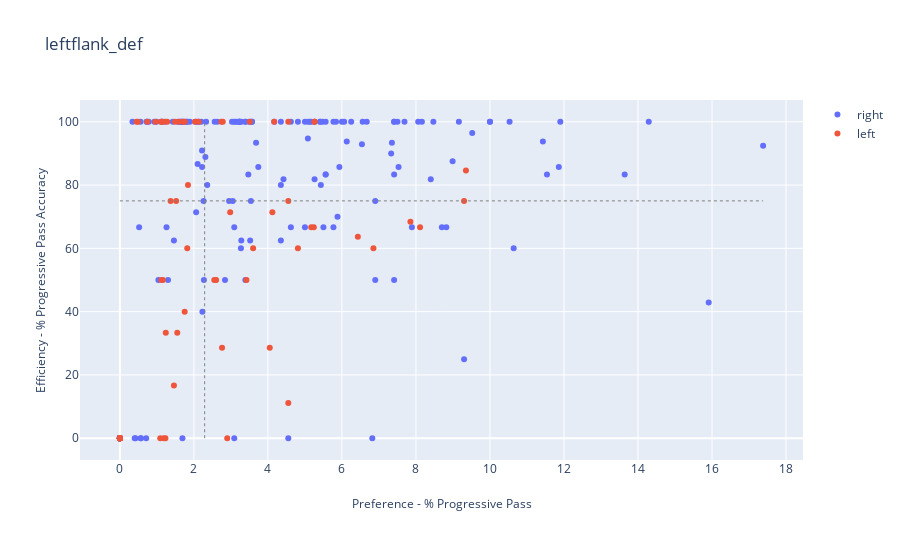
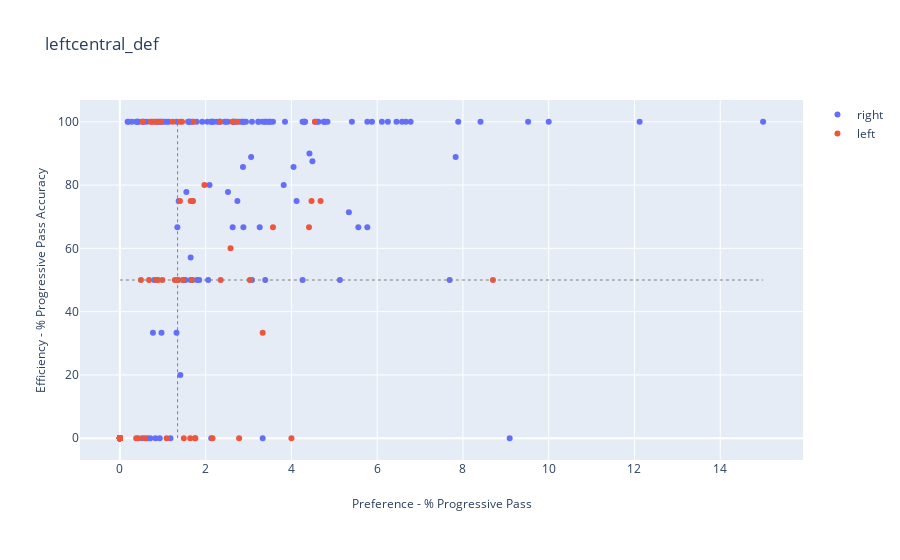
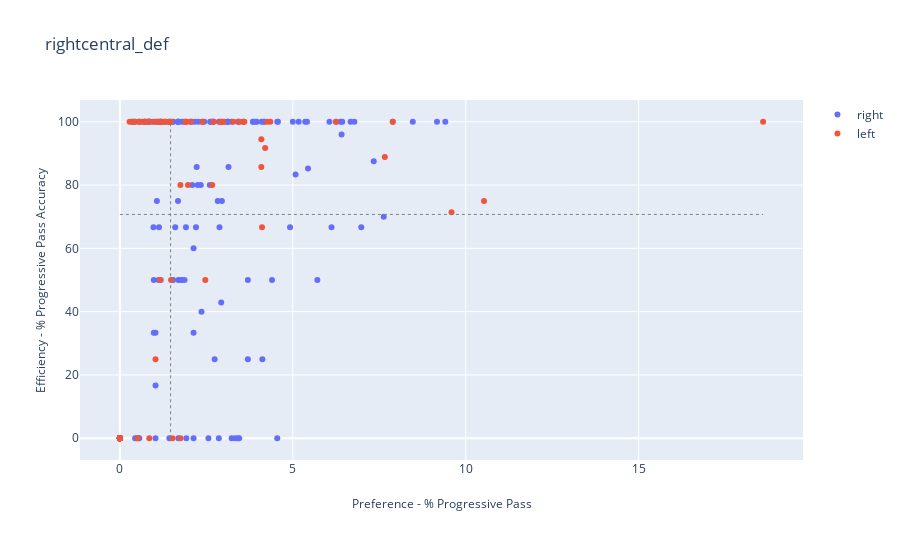
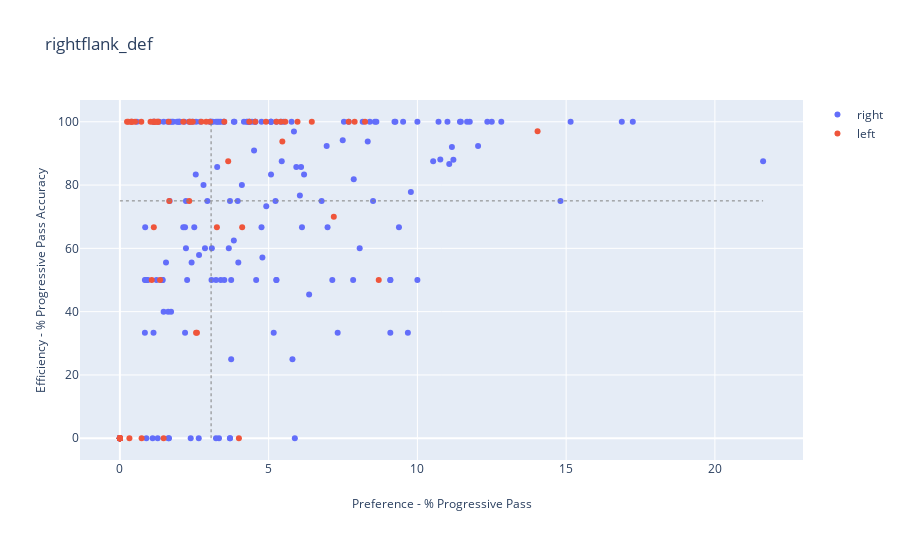

Notebook code for these charts, in order:
### Code cell
# The graphs have been saved in 'defender_clusters' data folder
plot_preference_accuracy_region(defender_attrs_plot_prefacc)

### Figure 1 — Plotly figure (JSON) as saved in the notebook; plotly's stock layout.template omitted (floating-point values rounded to 4 significant figures; data arrays with more than 128 entries replaced by an {"elided": "..."} marker saying what was removed)
{"data": [{"hoverinfo": "text", "mode": "markers", "name": "right", "text": {"elided": "195 str values"}, "type": "scatter", "x": {"elided": "195 float values"}, "y": {"elided": "195 float values"}}, {"hoverinfo": "text", "mode": "markers", "name": "left", "text": ["Name: AaronCresswell<br>Position: LB<br>Team:West Ham<br>Coords:(1.11, 100.0)", "Name: AaronCresswell<br>Position: LCB<br>Team:West Ham<br>Coords:(1.82, 60.0)", "Name: AlbertoMoreno<br>Position: LB<br>Team:Liverpool<br>Coords:(1.6, 100.0)", "Name: AndrewRobertson<br>Position: LB<br>Team:Liverpool<br>Coords:(1.46, 16.67)", "Name: AngeloOgbonna<br>Position: CB<br>Team:West Ham<br>Coords:(9.35, 84.62)", "Name: AngeloOgbonna<br>Position: LCB<br>Team:West Ham<br>Coords:(8.11, 66.67)", "Name: AngeloOgbonna<br>Position: L_CB<br>Team:West Ham<br>Coords:(1.18, 100.0)", "Name: ArthurMasuaku<br>Position: LB<br>Team:West Ham<br>Coords:(0.0, 0)", "Name: AymericLaporte<br>Position: L_CB<br>Team:Man City<br>Coords:(1.75, 100.0)", "Name: BenChilwell<br>Position: LB<br>Team:Leicester<br>Coords:(1.24, 33.33)", "Name: BenDavies<br>Position: LB<br>Team:Spurs<br>Coords:(0.96, 100.0)", "Name: BenMee<br>Position: L_CB<br>Team:Burnley<br>Coords:(5.24, 66.67)", "Name: BenjaminMendy<br>Position: LB<br>Team:Man City<br>Coords:(0.0, 0)", "Name: BrunoMartinsIndi<br>Position: LCB<br>Team:Stoke<br>Coords:(0.0, 0)", "Name: BrunoMartinsIndi<br>Position: L_CB<br>Team:Stoke<br>Coords:(2.78, 100.0)", "Name: CharlieDaniels<br>Position: LB<br>Team:Bournemouth<br>Coords:(1.84, 80.0)", "Name: CharlieDaniels<br>Position: LWB<br>Team:Bournemouth<br>Coords:(0.0, 0)", "Name: CharlieTaylor<br>Position: LB<br>Team:Burnley<br>Coords:(4.81, 60.0)", "Name: ChrisLowe<br>Position: LB<br>Team:Huddersfield<br>Coords:(2.03, 100.0)", "Name: ChrisLowe<br>Position: LWB<br>Team:Huddersfield<br>Coords:(0.0, 0)", "Name: ChristianFuchs<br>Position: LB<br>Team:Leicester<br>Coords:(1.75, 40.0)", "Name: CiaranClark<br>Position: LCB<br>Team:Newcastle<br>Coords:(0.0, 0)", "Name: CiaranClark<br>Position: L_CB<br>Team:Newcastle<br>Coords:(4.05, 28.57)", "Name: DaleyBlind<br>Position: LB<br>Team:Man Utd<br>Coords:(3.51, 100.0)", "Name: DannyRose<br>Position: LB<br>Team:Spurs<br>Coords:(2.6, 50.0)", "Name: EliaquimMangala<br>Position: L_CB<br>Team:Man City<br>Coords:(2.13, 100.0)", "Name: ErikPieters<br>Position: LB<br>Team:Stoke<br>Coords:(1.16, 50.0)", "Name: ErikPieters<br>Position: LCB<br>Team:Stoke<br>Coords:(0.0, 0)", "Name: GaetanBong<br>Position: LB<br>Team:Brighton<br>Coords:(7.85, 68.42)", "Name: JanVertonghen<br>Position: LB<br>Team:Spurs<br>Coords:(0.0, 0)", "Name: JanVertonghen<br>Position: LCB<br>Team:Spurs<br>Coords:(2.98, 71.43)", "Name: JanVertonghen<br>Position: L_CB<br>Team:Spurs<br>Coords:(4.55, 75.0)", "Name: JeffreySchlupp<br>Position: LB<br>Team:Crystal Palace<br>Coords:(0.74, 100.0)", "Name: JoseHolebas<br>Position: LB<br>Team:Watford<br>Coords:(1.28, 100.0)", "Name: JoseHolebas<br>Position: LCB<br>Team:Watford<br>Coords:(0.0, 0)", "Name: KevinWimmer<br>Position: LCB<br>Team:Stoke<br>Coords:(1.23, 0.0)", "Name: KevinWimmer<br>Position: L_CB<br>Team:Stoke<br>Coords:(5.26, 100.0)", "Name: KieranGibbs<br>Position: LB<br>Team:West Brom<br>Coords:(4.55, 11.11)", "Name: KonstantinosStafylidis<br>Position: LB<br>Team:Stoke<br>Coords:(4.17, 100.0)", "Name: LeightonBaines<br>Position: LB<br>Team:Everton<br>Coords:(0.49, 100.0)", "Name: LukeShaw<br>Position: LB<br>Team:Man Utd<br>Coords:(1.09, 0.0)", "Name: MamadouSakho<br>Position: L_CB<br>Team:Crystal Palace<br>Coords:(5.17, 66.67)", "Name: MarcosRojo<br>Position: L_CB<br>Team:Man Utd<br>Coords:(2.74, 100.0)", "Name: MarkusSuttner<br>Position: LB<br>Team:Brighton<br>Coords:(4.12, 71.43)", "Name: MartinOlsson<br>Position: LB<br>Team:Swansea<br>Coords:(1.12, 100.0)", "Name: MartinOlsson<br>Position: LWB<br>Team:Swansea<br>Coords:(1.19, 0.0)", "Name: MarvinZeegelaar<br>Position: LB<br>Team:Watford<br>Coords:(1.72, 100.0)", "Name: MattTargett<br>Position: LB<br>Team:Southampton<br>Coords:(0.0, 0)", "Name: MiguelBritos<br>Position: LCB<br>Team:Watford<br>Coords:(4.55, 100.0)", "Name: MiguelBritos<br>Position: L_CB<br>Team:Watford<br>Coords:(1.49, 100.0)", "Name: NachoMonreal<br>Position: CB<br>Team:Arsenal<br>Coords:(9.3, 75.0)", "Name: NachoMonreal<br>Position: LB<br>Team:Arsenal<br>Coords:(0.0, 0)", "Name: NachoMonreal<br>Position: LCB<br>Team:Arsenal<br>Coords:(1.52, 75.0)", "Name: NachoMonreal<br>Position: L_CB<br>Team:Arsenal<br>Coords:(5.26, 100.0)", "Name: NathanAke<br>Position: LCB<br>Team:Bournemouth<br>Coords:(6.85, 60.0)", "Name: NathanAke<br>Position: L_CB<br>Team:Bournemouth<br>Coords:(2.55, 50.0)", "Name: PatrickvanAanholt<br>Position: LB<br>Team:Crystal Palace<br>Coords:(2.76, 28.57)", "Name: PaulDummett<br>Position: LB<br>Team:Newcastle<br>Coords:(6.43, 63.64)", "Name: PaulDummett<br>Position: LCB<br>Team:Newcastle<br>Coords:(0.0, 0)", "Name: RagnarKlavan<br>Position: L_CB<br>Team:Liverpool<br>Coords:(0.45, 100.0)", "Name: RyanBertrand<br>Position: LB<br>Team:Southampton<br>Coords:(1.12, 50.0)", "Name: ScottMalone<br>Position: LB<br>Team:Huddersfield<br>Coords:(3.6, 60.0)", "Name: SeadKolasinac<br>Position: LB<br>Team:Arsenal<br>Coords:(0.0, 0)", "Name: SeadKolasinac<br>Position: LCB<br>Team:Arsenal<br>Coords:(0.0, 0)", "Name: StephenWard<br>Position: LB<br>Team:Burnley<br>Coords:(1.55, 33.33)", "Name: TerenceKongolo<br>Position: LB<br>Team:Huddersfield<br>Coords:(2.9, 0.0)", "Name: TyroneMings<br>Position: LCB<br>Team:Bournemouth<br>Coords:(0.0, 0)", "Name: WesleyHoedt<br>Position: LCB<br>Team:Southampton<br>Coords:(3.42, 50.0)", "Name: WesleyHoedt<br>Position: L_CB<br>Team:Southampton<br>Coords:(1.37, 75.0)"], "type": "scatter", "x": [1.11, 1.82, 1.6, 1.46, 9.35, 8.11, 1.18, 0, 1.75, 1.24, 0.96, 5.24, 0, 0, 2.78, 1.84, 0, 4.81, 2.03, 0, 1.75, 0, 4.05, 3.51, 2.6, 2.13, 1.16, 0, 7.85, 0, 2.98, 4.55, 0.74, 1.28, 0, 1.23, 5.26, 4.55, 4.17, 0.49, 1.09, 5.17, 2.74, 4.12, 1.12, 1.19, 1.72, 0, 4.55, 1.49, 9.3, 0, 1.52, 5.26, 6.85, 2.55, 2.76, 6.43, 0, 0.45, 1.12, 3.6, 0, 0, 1.55, 2.9, 0, 3.42, 1.37], "y": [100, 60, 100, 16.67, 84.62, 66.67, 100, 0, 100, 33.33, 100, 66.67, 0, 0, 100, 80, 0, 60, 100, 0, 40, 0, 28.57, 100, 50, 100, 50, 0, 68.42, 0, 71.43, 75, 100, 100, 0, 0, 100, 11.11, 100, 100, 0, 66.67, 100, 71.43, 100, 0, 100, 0, 100, 100, 75, 0, 75, 100, 60, 50, 28.57, 63.64, 0, 100, 50, 60, 0, 0, 33.33, 0, 0, 50, 75]}], "layout": {"annotations": [{"showarrow": false, "text": "Preference - % Progressive Pass", "x": 0.5, "xref": "paper", "y": -0.15, "yref": "paper"}, {"showarrow": false, "text": "Efficiency - % Progressive Pass Accuracy", "textangle": -90, "x": -0.07, "xref": "paper", "y": 0.5, "yref": "paper"}], "autosize": true, "margin": {"b": 100}, "shapes": [{"line": {"color": "Grey", "dash": "dot", "width": 1}, "type": "line", "x0": 2.29, "x1": 2.29, "xref": "x", "y0": 0, "y1": 100, "yref": "y"}, {"line": {"color": "Grey", "dash": "dot", "width": 1}, "type": "line", "x0": 0, "x1": 17.38, "xref": "x", "y0": 75, "y1": 75, "yref": "y"}], "showlegend": true, "title": {"text": "leftflank_def"}}}

### Figure 2 — Plotly figure (JSON) as saved in the notebook; plotly's stock layout.template omitted (floating-point values rounded to 4 significant figures; data arrays with more than 128 entries replaced by an {"elided": "..."} marker saying what was removed)
{"data": [{"hoverinfo": "text", "mode": "markers", "name": "right", "text": {"elided": "195 str values"}, "type": "scatter", "x": {"elided": "195 float values"}, "y": {"elided": "195 float values"}}, {"hoverinfo": "text", "mode": "markers", "name": "left", "text": ["Name: AaronCresswell<br>Position: LB<br>Team:West Ham<br>Coords:(3.33, 33.33)", "Name: AaronCresswell<br>Position: LCB<br>Team:West Ham<br>Coords:(1.09, 0.0)", "Name: AlbertoMoreno<br>Position: LB<br>Team:Liverpool<br>Coords:(0.53, 100.0)", "Name: AndrewRobertson<br>Position: LB<br>Team:Liverpool<br>Coords:(0.49, 50.0)", "Name: AngeloOgbonna<br>Position: CB<br>Team:West Ham<br>Coords:(2.16, 0.0)", "Name: AngeloOgbonna<br>Position: LCB<br>Team:West Ham<br>Coords:(0.0, 0)", "Name: AngeloOgbonna<br>Position: L_CB<br>Team:West Ham<br>Coords:(2.35, 50.0)", "Name: ArthurMasuaku<br>Position: LB<br>Team:West Ham<br>Coords:(0.0, 0)", "Name: AymericLaporte<br>Position: L_CB<br>Team:Man City<br>Coords:(0.0, 0)", "Name: BenChilwell<br>Position: LB<br>Team:Leicester<br>Coords:(0.83, 100.0)", "Name: BenDavies<br>Position: LB<br>Team:Spurs<br>Coords:(1.28, 50.0)", "Name: BenMee<br>Position: L_CB<br>Team:Burnley<br>Coords:(1.4, 75.0)", "Name: BenjaminMendy<br>Position: LB<br>Team:Man City<br>Coords:(0.0, 0)", "Name: BrunoMartinsIndi<br>Position: LCB<br>Team:Stoke<br>Coords:(0.0, 0)", "Name: BrunoMartinsIndi<br>Position: L_CB<br>Team:Stoke<br>Coords:(2.78, 0.0)", "Name: CharlieDaniels<br>Position: LB<br>Team:Bournemouth<br>Coords:(1.47, 50.0)", "Name: CharlieDaniels<br>Position: LWB<br>Team:Bournemouth<br>Coords:(0.0, 0)", "Name: CharlieTaylor<br>Position: LB<br>Team:Burnley<br>Coords:(0.96, 100.0)", "Name: ChrisLowe<br>Position: LB<br>Team:Huddersfield<br>Coords:(1.35, 50.0)", "Name: ChrisLowe<br>Position: LWB<br>Team:Huddersfield<br>Coords:(8.7, 50.0)", "Name: ChristianFuchs<br>Position: LB<br>Team:Leicester<br>Coords:(1.4, 100.0)", "Name: CiaranClark<br>Position: LCB<br>Team:Newcastle<br>Coords:(4.55, 100.0)", "Name: CiaranClark<br>Position: L_CB<br>Team:Newcastle<br>Coords:(0.0, 0)", "Name: DaleyBlind<br>Position: LB<br>Team:Man Utd<br>Coords:(1.75, 0.0)", "Name: DannyRose<br>Position: LB<br>Team:Spurs<br>Coords:(0.0, 0)", "Name: EliaquimMangala<br>Position: L_CB<br>Team:Man City<br>Coords:(0.0, 0)", "Name: ErikPieters<br>Position: LB<br>Team:Stoke<br>Coords:(0.58, 0.0)", "Name: ErikPieters<br>Position: LCB<br>Team:Stoke<br>Coords:(0.0, 0)", "Name: GaetanBong<br>Position: LB<br>Team:Brighton<br>Coords:(1.65, 75.0)", "Name: JanVertonghen<br>Position: LB<br>Team:Spurs<br>Coords:(0.0, 0)", "Name: JanVertonghen<br>Position: LCB<br>Team:Spurs<br>Coords:(0.43, 0.0)", "Name: JanVertonghen<br>Position: L_CB<br>Team:Spurs<br>Coords:(1.36, 50.0)", "Name: JeffreySchlupp<br>Position: LB<br>Team:Crystal Palace<br>Coords:(0.74, 100.0)", "Name: JoseHolebas<br>Position: LB<br>Team:Watford<br>Coords:(0.85, 50.0)", "Name: JoseHolebas<br>Position: LCB<br>Team:Watford<br>Coords:(0.0, 0)", "Name: KevinWimmer<br>Position: LCB<br>Team:Stoke<br>Coords:(1.23, 100.0)", "Name: KevinWimmer<br>Position: L_CB<br>Team:Stoke<br>Coords:(2.63, 100.0)", "Name: KieranGibbs<br>Position: LB<br>Team:West Brom<br>Coords:(3.03, 50.0)", "Name: KonstantinosStafylidis<br>Position: LB<br>Team:Stoke<br>Coords:(0.0, 0)", "Name: LeightonBaines<br>Position: LB<br>Team:Everton<br>Coords:(0.99, 50.0)", "Name: LukeShaw<br>Position: LB<br>Team:Man Utd<br>Coords:(0.0, 0)", "Name: MamadouSakho<br>Position: L_CB<br>Team:Crystal Palace<br>Coords:(0.86, 100.0)", "Name: MarcosRojo<br>Position: L_CB<br>Team:Man Utd<br>Coords:(0.0, 0)", "Name: MarkusSuttner<br>Position: LB<br>Team:Brighton<br>Coords:(1.76, 0.0)", "Name: MartinOlsson<br>Position: LB<br>Team:Swansea<br>Coords:(4.47, 75.0)", "Name: MartinOlsson<br>Position: LWB<br>Team:Swansea<br>Coords:(3.57, 66.67)", "Name: MarvinZeegelaar<br>Position: LB<br>Team:Watford<br>Coords:(1.72, 100.0)", "Name: MattTargett<br>Position: LB<br>Team:Southampton<br>Coords:(4.0, 0.0)", "Name: MiguelBritos<br>Position: LCB<br>Team:Watford<br>Coords:(0.0, 0)", "Name: MiguelBritos<br>Position: L_CB<br>Team:Watford<br>Coords:(1.49, 0.0)", "Name: NachoMonreal<br>Position: CB<br>Team:Arsenal<br>Coords:(2.33, 100.0)", "Name: NachoMonreal<br>Position: LB<br>Team:Arsenal<br>Coords:(1.64, 0.0)", "Name: NachoMonreal<br>Position: LCB<br>Team:Arsenal<br>Coords:(0.38, 0.0)", "Name: NachoMonreal<br>Position: L_CB<br>Team:Arsenal<br>Coords:(0.0, 0)", "Name: NathanAke<br>Position: LCB<br>Team:Bournemouth<br>Coords:(2.74, 100.0)", "Name: NathanAke<br>Position: L_CB<br>Team:Bournemouth<br>Coords:(1.7, 75.0)", "Name: PatrickvanAanholt<br>Position: LB<br>Team:Crystal Palace<br>Coords:(1.97, 80.0)", "Name: PaulDummett<br>Position: LB<br>Team:Newcastle<br>Coords:(4.68, 75.0)", "Name: PaulDummett<br>Position: LCB<br>Team:Newcastle<br>Coords:(0.0, 0)", "Name: RagnarKlavan<br>Position: L_CB<br>Team:Liverpool<br>Coords:(0.89, 50.0)", "Name: RyanBertrand<br>Position: LB<br>Team:Southampton<br>Coords:(1.68, 50.0)", "Name: ScottMalone<br>Position: LB<br>Team:Huddersfield<br>Coords:(0.72, 100.0)", "Name: SeadKolasinac<br>Position: LB<br>Team:Arsenal<br>Coords:(4.41, 66.67)", "Name: SeadKolasinac<br>Position: LCB<br>Team:Arsenal<br>Coords:(0.0, 0)", "Name: StephenWard<br>Position: LB<br>Team:Burnley<br>Coords:(2.58, 60.0)", "Name: TerenceKongolo<br>Position: LB<br>Team:Huddersfield<br>Coords:(1.45, 100.0)", "Name: TyroneMings<br>Position: LCB<br>Team:Bournemouth<br>Coords:(0.0, 0)", "Name: WesleyHoedt<br>Position: LCB<br>Team:Southampton<br>Coords:(0.0, 0)", "Name: WesleyHoedt<br>Position: L_CB<br>Team:Southampton<br>Coords:(0.68, 50.0)"], "type": "scatter", "x": [3.33, 1.09, 0.53, 0.49, 2.16, 0, 2.35, 0, 0, 0.83, 1.28, 1.4, 0, 0, 2.78, 1.47, 0, 0.96, 1.35, 8.7, 1.4, 4.55, 0, 1.75, 0, 0, 0.58, 0, 1.65, 0, 0.43, 1.36, 0.74, 0.85, 0, 1.23, 2.63, 3.03, 0, 0.99, 0, 0.86, 0, 1.76, 4.47, 3.57, 1.72, 4, 0, 1.49, 2.33, 1.64, 0.38, 0, 2.74, 1.7, 1.97, 4.68, 0, 0.89, 1.68, 0.72, 4.41, 0, 2.58, 1.45, 0, 0, 0.68], "y": [33.33, 0, 100, 50, 0, 0, 50, 0, 0, 100, 50, 75, 0, 0, 0, 50, 0, 100, 50, 50, 100, 100, 0, 0, 0, 0, 0, 0, 75, 0, 0, 50, 100, 50, 0, 100, 100, 50, 0, 50, 0, 100, 0, 0, 75, 66.67, 100, 0, 0, 0, 100, 0, 0, 0, 100, 75, 80, 75, 0, 50, 50, 100, 66.67, 0, 60, 100, 0, 0, 50]}], "layout": {"annotations": [{"showarrow": false, "text": "Preference - % Progressive Pass", "x": 0.5, "xref": "paper", "y": -0.15, "yref": "paper"}, {"showarrow": false, "text": "Efficiency - % Progressive Pass Accuracy", "textangle": -90, "x": -0.07, "xref": "paper", "y": 0.5, "yref": "paper"}], "autosize": true, "margin": {"b": 100}, "shapes": [{"line": {"color": "Grey", "dash": "dot", "width": 1}, "type": "line", "x0": 1.345, "x1": 1.345, "xref": "x", "y0": 0, "y1": 100, "yref": "y"}, {"line": {"color": "Grey", "dash": "dot", "width": 1}, "type": "line", "x0": 0, "x1": 15, "xref": "x", "y0": 50, "y1": 50, "yref": "y"}], "showlegend": true, "title": {"text": "leftcentral_def"}}}

### Figure 3 — Plotly figure (JSON) as saved in the notebook; plotly's stock layout.template omitted (floating-point values rounded to 4 significant figures; data arrays with more than 128 entries replaced by an {"elided": "..."} marker saying what was removed)
{"data": [{"hoverinfo": "text", "mode": "markers", "name": "right", "text": {"elided": "195 str values"}, "type": "scatter", "x": {"elided": "195 float values"}, "y": {"elided": "195 float values"}}, {"hoverinfo": "text", "mode": "markers", "name": "left", "text": ["Name: AaronCresswell<br>Position: LB<br>Team:West Ham<br>Coords:(1.11, 100.0)", "Name: AaronCresswell<br>Position: LCB<br>Team:West Ham<br>Coords:(0.36, 100.0)", "Name: AlbertoMoreno<br>Position: LB<br>Team:Liverpool<br>Coords:(2.67, 80.0)", "Name: AndrewRobertson<br>Position: LB<br>Team:Liverpool<br>Coords:(1.46, 100.0)", "Name: AngeloOgbonna<br>Position: CB<br>Team:West Ham<br>Coords:(3.6, 100.0)", "Name: AngeloOgbonna<br>Position: LCB<br>Team:West Ham<br>Coords:(2.7, 100.0)", "Name: AngeloOgbonna<br>Position: L_CB<br>Team:West Ham<br>Coords:(1.18, 100.0)", "Name: ArthurMasuaku<br>Position: LB<br>Team:West Ham<br>Coords:(0.0, 0)", "Name: AymericLaporte<br>Position: L_CB<br>Team:Man City<br>Coords:(4.09, 85.71)", "Name: BenChilwell<br>Position: LB<br>Team:Leicester<br>Coords:(0.83, 100.0)", "Name: BenDavies<br>Position: LB<br>Team:Spurs<br>Coords:(0.64, 100.0)", "Name: BenMee<br>Position: L_CB<br>Team:Burnley<br>Coords:(4.2, 91.67)", "Name: BenjaminMendy<br>Position: LB<br>Team:Man City<br>Coords:(0.0, 0)", "Name: BrunoMartinsIndi<br>Position: LCB<br>Team:Stoke<br>Coords:(0.0, 0)", "Name: BrunoMartinsIndi<br>Position: L_CB<br>Team:Stoke<br>Coords:(0.0, 0)", "Name: CharlieDaniels<br>Position: LB<br>Team:Bournemouth<br>Coords:(1.47, 100.0)", "Name: CharlieDaniels<br>Position: LWB<br>Team:Bournemouth<br>Coords:(0.0, 0)", "Name: CharlieTaylor<br>Position: LB<br>Team:Burnley<br>Coords:(1.92, 100.0)", "Name: ChrisLowe<br>Position: LB<br>Team:Huddersfield<br>Coords:(1.35, 100.0)", "Name: ChrisLowe<br>Position: LWB<br>Team:Huddersfield<br>Coords:(0.0, 0)", "Name: ChristianFuchs<br>Position: LB<br>Team:Leicester<br>Coords:(1.75, 80.0)", "Name: CiaranClark<br>Position: LCB<br>Team:Newcastle<br>Coords:(0.0, 0)", "Name: CiaranClark<br>Position: L_CB<br>Team:Newcastle<br>Coords:(2.89, 100.0)", "Name: DaleyBlind<br>Position: LB<br>Team:Man Utd<br>Coords:(1.75, 0.0)", "Name: DannyRose<br>Position: LB<br>Team:Spurs<br>Coords:(1.3, 100.0)", "Name: EliaquimMangala<br>Position: L_CB<br>Team:Man City<br>Coords:(4.26, 100.0)", "Name: ErikPieters<br>Position: LB<br>Team:Stoke<br>Coords:(1.16, 50.0)", "Name: ErikPieters<br>Position: LCB<br>Team:Stoke<br>Coords:(4.35, 100.0)", "Name: GaetanBong<br>Position: LB<br>Team:Brighton<br>Coords:(0.41, 100.0)", "Name: JanVertonghen<br>Position: LB<br>Team:Spurs<br>Coords:(0.0, 0)", "Name: JanVertonghen<br>Position: LCB<br>Team:Spurs<br>Coords:(0.43, 100.0)", "Name: JanVertonghen<br>Position: L_CB<br>Team:Spurs<br>Coords:(4.09, 94.44)", "Name: JeffreySchlupp<br>Position: LB<br>Team:Crystal Palace<br>Coords:(1.48, 50.0)", "Name: JoseHolebas<br>Position: LB<br>Team:Watford<br>Coords:(0.85, 0.0)", "Name: JoseHolebas<br>Position: LCB<br>Team:Watford<br>Coords:(3.57, 100.0)", "Name: KevinWimmer<br>Position: LCB<br>Team:Stoke<br>Coords:(2.47, 50.0)", "Name: KevinWimmer<br>Position: L_CB<br>Team:Stoke<br>Coords:(7.89, 100.0)", "Name: KieranGibbs<br>Position: LB<br>Team:West Brom<br>Coords:(0.51, 0.0)", "Name: KonstantinosStafylidis<br>Position: LB<br>Team:Stoke<br>Coords:(0.0, 0)", "Name: LeightonBaines<br>Position: LB<br>Team:Everton<br>Coords:(0.99, 100.0)", "Name: LukeShaw<br>Position: LB<br>Team:Man Utd<br>Coords:(0.0, 0)", "Name: MamadouSakho<br>Position: L_CB<br>Team:Crystal Palace<br>Coords:(3.45, 100.0)", "Name: MarcosRojo<br>Position: L_CB<br>Team:Man Utd<br>Coords:(9.59, 71.43)", "Name: MarkusSuttner<br>Position: LB<br>Team:Brighton<br>Coords:(1.18, 100.0)", "Name: MartinOlsson<br>Position: LB<br>Team:Swansea<br>Coords:(0.56, 100.0)", "Name: MartinOlsson<br>Position: LWB<br>Team:Swansea<br>Coords:(1.19, 100.0)", "Name: MarvinZeegelaar<br>Position: LB<br>Team:Watford<br>Coords:(0.0, 0)", "Name: MattTargett<br>Position: LB<br>Team:Southampton<br>Coords:(0.0, 0)", "Name: MiguelBritos<br>Position: LCB<br>Team:Watford<br>Coords:(1.52, 0.0)", "Name: MiguelBritos<br>Position: L_CB<br>Team:Watford<br>Coords:(2.99, 100.0)", "Name: NachoMonreal<br>Position: CB<br>Team:Arsenal<br>Coords:(18.6, 100.0)", "Name: NachoMonreal<br>Position: LB<br>Team:Arsenal<br>Coords:(3.28, 100.0)", "Name: NachoMonreal<br>Position: LCB<br>Team:Arsenal<br>Coords:(1.89, 100.0)", "Name: NachoMonreal<br>Position: L_CB<br>Team:Arsenal<br>Coords:(10.53, 75.0)", "Name: NathanAke<br>Position: LCB<br>Team:Bournemouth<br>Coords:(4.11, 66.67)", "Name: NathanAke<br>Position: L_CB<br>Team:Bournemouth<br>Coords:(7.66, 88.89)", "Name: PatrickvanAanholt<br>Position: LB<br>Team:Crystal Palace<br>Coords:(1.97, 80.0)", "Name: PaulDummett<br>Position: LB<br>Team:Newcastle<br>Coords:(1.17, 100.0)", "Name: PaulDummett<br>Position: LCB<br>Team:Newcastle<br>Coords:(0.0, 0)", "Name: RagnarKlavan<br>Position: L_CB<br>Team:Liverpool<br>Coords:(6.25, 100.0)", "Name: RyanBertrand<br>Position: LB<br>Team:Southampton<br>Coords:(0.28, 100.0)", "Name: ScottMalone<br>Position: LB<br>Team:Huddersfield<br>Coords:(0.72, 100.0)", "Name: SeadKolasinac<br>Position: LB<br>Team:Arsenal<br>Coords:(2.94, 100.0)", "Name: SeadKolasinac<br>Position: LCB<br>Team:Arsenal<br>Coords:(2.38, 100.0)", "Name: StephenWard<br>Position: LB<br>Team:Burnley<br>Coords:(1.03, 25.0)", "Name: TerenceKongolo<br>Position: LB<br>Team:Huddersfield<br>Coords:(0.0, 0)", "Name: TyroneMings<br>Position: LCB<br>Team:Bournemouth<br>Coords:(0.0, 0)", "Name: WesleyHoedt<br>Position: LCB<br>Team:Southampton<br>Coords:(0.85, 100.0)", "Name: WesleyHoedt<br>Position: L_CB<br>Team:Southampton<br>Coords:(2.05, 100.0)"], "type": "scatter", "x": [1.11, 0.36, 2.67, 1.46, 3.6, 2.7, 1.18, 0, 4.09, 0.83, 0.64, 4.2, 0, 0, 0, 1.47, 0, 1.92, 1.35, 0, 1.75, 0, 2.89, 1.75, 1.3, 4.26, 1.16, 4.35, 0.41, 0, 0.43, 4.09, 1.48, 0.85, 3.57, 2.47, 7.89, 0.51, 0, 0.99, 0, 3.45, 9.59, 1.18, 0.56, 1.19, 0, 0, 1.52, 2.99, 18.6, 3.28, 1.89, 10.53, 4.11, 7.66, 1.97, 1.17, 0, 6.25, 0.28, 0.72, 2.94, 2.38, 1.03, 0, 0, 0.85, 2.05], "y": [100, 100, 80, 100, 100, 100, 100, 0, 85.71, 100, 100, 91.67, 0, 0, 0, 100, 0, 100, 100, 0, 80, 0, 100, 0, 100, 100, 50, 100, 100, 0, 100, 94.44, 50, 0, 100, 50, 100, 0, 0, 100, 0, 100, 71.43, 100, 100, 100, 0, 0, 0, 100, 100, 100, 100, 75, 66.67, 88.89, 80, 100, 0, 100, 100, 100, 100, 100, 25, 0, 0, 100, 100]}], "layout": {"annotations": [{"showarrow": false, "text": "Preference - % Progressive Pass", "x": 0.5, "xref": "paper", "y": -0.15, "yref": "paper"}, {"showarrow": false, "text": "Efficiency - % Progressive Pass Accuracy", "textangle": -90, "x": -0.07, "xref": "paper", "y": 0.5, "yref": "paper"}], "autosize": true, "margin": {"b": 100}, "shapes": [{"line": {"color": "Grey", "dash": "dot", "width": 1}, "type": "line", "x0": 1.465, "x1": 1.465, "xref": "x", "y0": 0, "y1": 100, "yref": "y"}, {"line": {"color": "Grey", "dash": "dot", "width": 1}, "type": "line", "x0": 0, "x1": 18.6, "xref": "x", "y0": 70.72, "y1": 70.72, "yref": "y"}], "showlegend": true, "title": {"text": "rightcentral_def"}}}

### Figure 4 — Plotly figure (JSON) as saved in the notebook; plotly's stock layout.template omitted (floating-point values rounded to 4 significant figures; data arrays with more than 128 entries replaced by an {"elided": "..."} marker saying what was removed)
{"data": [{"hoverinfo": "text", "mode": "markers", "name": "right", "text": {"elided": "195 str values"}, "type": "scatter", "x": {"elided": "195 float values"}, "y": {"elided": "195 float values"}}, {"hoverinfo": "text", "mode": "markers", "name": "left", "text": ["Name: AaronCresswell<br>Position: LB<br>Team:West Ham<br>Coords:(1.11, 100.0)", "Name: AaronCresswell<br>Position: LCB<br>Team:West Ham<br>Coords:(0.73, 0.0)", "Name: AlbertoMoreno<br>Position: LB<br>Team:Liverpool<br>Coords:(1.07, 50.0)", "Name: AndrewRobertson<br>Position: LB<br>Team:Liverpool<br>Coords:(0.24, 100.0)", "Name: AngeloOgbonna<br>Position: CB<br>Team:West Ham<br>Coords:(7.19, 70.0)", "Name: AngeloOgbonna<br>Position: LCB<br>Team:West Ham<br>Coords:(5.41, 100.0)", "Name: AngeloOgbonna<br>Position: L_CB<br>Team:West Ham<br>Coords:(8.24, 100.0)", "Name: ArthurMasuaku<br>Position: LB<br>Team:West Ham<br>Coords:(0.0, 0)", "Name: AymericLaporte<br>Position: L_CB<br>Team:Man City<br>Coords:(3.51, 100.0)", "Name: BenChilwell<br>Position: LB<br>Team:Leicester<br>Coords:(1.66, 75.0)", "Name: BenDavies<br>Position: LB<br>Team:Spurs<br>Coords:(0.32, 0.0)", "Name: BenMee<br>Position: L_CB<br>Team:Burnley<br>Coords:(2.45, 100.0)", "Name: BenjaminMendy<br>Position: LB<br>Team:Man City<br>Coords:(0.0, 0)", "Name: BrunoMartinsIndi<br>Position: LCB<br>Team:Stoke<br>Coords:(6.45, 100.0)", "Name: BrunoMartinsIndi<br>Position: L_CB<br>Team:Stoke<br>Coords:(5.56, 100.0)", "Name: CharlieDaniels<br>Position: LB<br>Team:Bournemouth<br>Coords:(0.37, 100.0)", "Name: CharlieDaniels<br>Position: LWB<br>Team:Bournemouth<br>Coords:(0.0, 0)", "Name: CharlieTaylor<br>Position: LB<br>Team:Burnley<br>Coords:(0.0, 0)", "Name: ChrisLowe<br>Position: LB<br>Team:Huddersfield<br>Coords:(1.35, 50.0)", "Name: ChrisLowe<br>Position: LWB<br>Team:Huddersfield<br>Coords:(4.35, 100.0)", "Name: ChristianFuchs<br>Position: LB<br>Team:Leicester<br>Coords:(0.0, 0)", "Name: CiaranClark<br>Position: LCB<br>Team:Newcastle<br>Coords:(0.0, 0)", "Name: CiaranClark<br>Position: L_CB<br>Team:Newcastle<br>Coords:(1.16, 100.0)", "Name: DaleyBlind<br>Position: LB<br>Team:Man Utd<br>Coords:(0.0, 0)", "Name: DannyRose<br>Position: LB<br>Team:Spurs<br>Coords:(0.0, 0)", "Name: EliaquimMangala<br>Position: L_CB<br>Team:Man City<br>Coords:(2.13, 100.0)", "Name: ErikPieters<br>Position: LB<br>Team:Stoke<br>Coords:(2.33, 75.0)", "Name: ErikPieters<br>Position: LCB<br>Team:Stoke<br>Coords:(8.7, 50.0)", "Name: GaetanBong<br>Position: LB<br>Team:Brighton<br>Coords:(0.41, 100.0)", "Name: JanVertonghen<br>Position: LB<br>Team:Spurs<br>Coords:(0.0, 0)", "Name: JanVertonghen<br>Position: LCB<br>Team:Spurs<br>Coords:(1.28, 100.0)", "Name: JanVertonghen<br>Position: L_CB<br>Team:Spurs<br>Coords:(3.64, 87.5)", "Name: JeffreySchlupp<br>Position: LB<br>Team:Crystal Palace<br>Coords:(0.0, 0)", "Name: JoseHolebas<br>Position: LB<br>Team:Watford<br>Coords:(1.28, 100.0)", "Name: JoseHolebas<br>Position: LCB<br>Team:Watford<br>Coords:(0.0, 0)", "Name: KevinWimmer<br>Position: LCB<br>Team:Stoke<br>Coords:(1.23, 100.0)", "Name: KevinWimmer<br>Position: L_CB<br>Team:Stoke<br>Coords:(7.89, 100.0)", "Name: KieranGibbs<br>Position: LB<br>Team:West Brom<br>Coords:(0.51, 100.0)", "Name: KonstantinosStafylidis<br>Position: LB<br>Team:Stoke<br>Coords:(0.0, 0)", "Name: LeightonBaines<br>Position: LB<br>Team:Everton<br>Coords:(0.0, 0)", "Name: LukeShaw<br>Position: LB<br>Team:Man Utd<br>Coords:(3.26, 66.67)", "Name: MamadouSakho<br>Position: L_CB<br>Team:Crystal Palace<br>Coords:(2.59, 33.33)", "Name: MarcosRojo<br>Position: L_CB<br>Team:Man Utd<br>Coords:(4.11, 66.67)", "Name: MarkusSuttner<br>Position: LB<br>Team:Brighton<br>Coords:(0.0, 0)", "Name: MartinOlsson<br>Position: LB<br>Team:Swansea<br>Coords:(0.0, 0)", "Name: MartinOlsson<br>Position: LWB<br>Team:Swansea<br>Coords:(0.0, 0)", "Name: MarvinZeegelaar<br>Position: LB<br>Team:Watford<br>Coords:(0.0, 0)", "Name: MattTargett<br>Position: LB<br>Team:Southampton<br>Coords:(4.0, 0.0)", "Name: MiguelBritos<br>Position: LCB<br>Team:Watford<br>Coords:(3.03, 100.0)", "Name: MiguelBritos<br>Position: L_CB<br>Team:Watford<br>Coords:(5.97, 100.0)", "Name: NachoMonreal<br>Position: CB<br>Team:Arsenal<br>Coords:(2.33, 100.0)", "Name: NachoMonreal<br>Position: LB<br>Team:Arsenal<br>Coords:(1.64, 100.0)", "Name: NachoMonreal<br>Position: LCB<br>Team:Arsenal<br>Coords:(1.14, 66.67)", "Name: NachoMonreal<br>Position: L_CB<br>Team:Arsenal<br>Coords:(5.26, 100.0)", "Name: NathanAke<br>Position: LCB<br>Team:Bournemouth<br>Coords:(2.74, 100.0)", "Name: NathanAke<br>Position: L_CB<br>Team:Bournemouth<br>Coords:(14.04, 96.97)", "Name: PatrickvanAanholt<br>Position: LB<br>Team:Crystal Palace<br>Coords:(0.39, 100.0)", "Name: PaulDummett<br>Position: LB<br>Team:Newcastle<br>Coords:(1.17, 100.0)", "Name: PaulDummett<br>Position: LCB<br>Team:Newcastle<br>Coords:(4.55, 100.0)", "Name: RagnarKlavan<br>Position: L_CB<br>Team:Liverpool<br>Coords:(4.91, 100.0)", "Name: RyanBertrand<br>Position: LB<br>Team:Southampton<br>Coords:(0.28, 100.0)", "Name: ScottMalone<br>Position: LB<br>Team:Huddersfield<br>Coords:(0.72, 100.0)", "Name: SeadKolasinac<br>Position: LB<br>Team:Arsenal<br>Coords:(1.47, 0.0)", "Name: SeadKolasinac<br>Position: LCB<br>Team:Arsenal<br>Coords:(2.38, 100.0)", "Name: StephenWard<br>Position: LB<br>Team:Burnley<br>Coords:(1.03, 100.0)", "Name: TerenceKongolo<br>Position: LB<br>Team:Huddersfield<br>Coords:(2.9, 100.0)", "Name: TyroneMings<br>Position: LCB<br>Team:Bournemouth<br>Coords:(7.69, 100.0)", "Name: WesleyHoedt<br>Position: LCB<br>Team:Southampton<br>Coords:(2.56, 33.33)", "Name: WesleyHoedt<br>Position: L_CB<br>Team:Southampton<br>Coords:(5.46, 93.75)"], "type": "scatter", "x": [1.11, 0.73, 1.07, 0.24, 7.19, 5.41, 8.24, 0, 3.51, 1.66, 0.32, 2.45, 0, 6.45, 5.56, 0.37, 0, 0, 1.35, 4.35, 0, 0, 1.16, 0, 0, 2.13, 2.33, 8.7, 0.41, 0, 1.28, 3.64, 0, 1.28, 0, 1.23, 7.89, 0.51, 0, 0, 3.26, 2.59, 4.11, 0, 0, 0, 0, 4, 3.03, 5.97, 2.33, 1.64, 1.14, 5.26, 2.74, 14.04, 0.39, 1.17, 4.55, 4.91, 0.28, 0.72, 1.47, 2.38, 1.03, 2.9, 7.69, 2.56, 5.46], "y": [100, 0, 50, 100, 70, 100, 100, 0, 100, 75, 0, 100, 0, 100, 100, 100, 0, 0, 50, 100, 0, 0, 100, 0, 0, 100, 75, 50, 100, 0, 100, 87.5, 0, 100, 0, 100, 100, 100, 0, 0, 66.67, 33.33, 66.67, 0, 0, 0, 0, 0, 100, 100, 100, 100, 66.67, 100, 100, 96.97, 100, 100, 100, 100, 100, 100, 0, 100, 100, 100, 100, 33.33, 93.75]}], "layout": {"annotations": [{"showarrow": false, "text": "Preference - % Progressive Pass", "x": 0.5, "xref": "paper", "y": -0.15, "yref": "paper"}, {"showarrow": false, "text": "Efficiency - % Progressive Pass Accuracy", "textangle": -90, "x": -0.07, "xref": "paper", "y": 0.5, "yref": "paper"}], "autosize": true, "margin": {"b": 100}, "shapes": [{"line": {"color": "Grey", "dash": "dot", "width": 1}, "type": "line", "x0": 3.065, "x1": 3.065, "xref": "x", "y0": 0, "y1": 100, "yref": "y"}, {"line": {"color": "Grey", "dash": "dot", "width": 1}, "type": "line", "x0": 0, "x1": 21.62, "xref": "x", "y0": 75, "y1": 75, "yref": "y"}], "showlegend": true, "title": {"text": "rightflank_def"}}}
